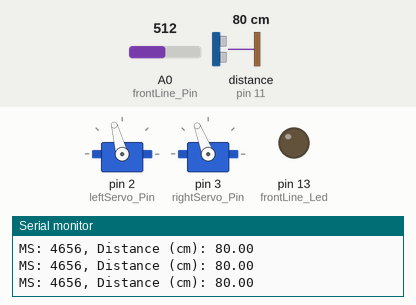
This sketch was run on a simulated Arduino Uno, built with avr-gcc and run on an emulated ATmega328P. Shown: 2 × servo, output pins drawn as LEDs (lit = HIGH), the last lines printed to the serial monitor. The inputs (shaded band) are chosen by the test bench; at power-on: A0 (frontLine_Pin) = 512, distance to the obstacle (sensor on pin 11) 80 cm. The echo pulse lasts 58.3 µs per cm.

Above: at 6.2 s.
6.3 s: A0 (frontLine_Pin) set to 56
7.8 s: A0 (frontLine_Pin) set to 48
At 8.43 s:
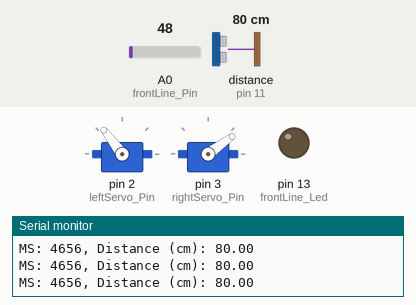
At 9.62 s:
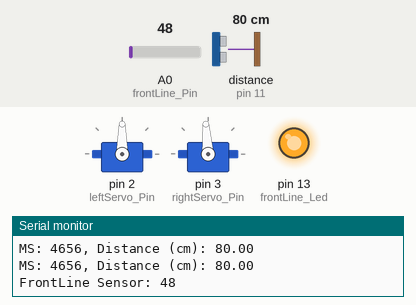
Timing chart, 0 to 16.8 s (numbered marks = the images above; inputs shaded):
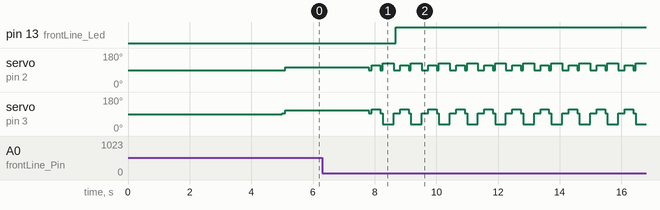

The sketch:

Main.ino
```cpp
// US defintions
#include <Ultrasonic.h>
#define TRIGGER_PIN  12
#define ECHO_PIN     11
Ultrasonic ultrasonic(TRIGGER_PIN, ECHO_PIN);

// Servo definitions
#include <Servo.h> // Include servo libs
Servo leftServo;  // Create servo object to control a servo
Servo rightServo; // Create servo object to control a servo
int leftServo_Pin = 2; // Connected to digital out 2
int rightServo_Pin = 3; // Connected to digital out 3

// Line defintions
int frontLine_Pin = 0; //connected to analog in 0
int frontLine_Led = 13;
int frontLine_Value;

// Global definitions
// Arena official diameter micro category: 38.5 cm
float trigDist = 20.0f;
boolean trigToken;
float t1, t2, t3;
float maxTime;
boolean noBreak;

void setup()
{
  pinMode(frontLine_Led, OUTPUT); //frontLine associated LED

  Serial.begin(9600);

  //startup delay
  Serial.println("Welcome to NeoThug 1.2");
  Serial.println("Starting in 5 seconds...");
  delay(5000);
  AttachServos();
  Serial.println("Motors enabled");
  Stop();
}

void loop2(){
  US();
  Serial.print("FrontLine Sensor: ");
  Serial.println(analogRead(frontLine_Pin));
  Stop();
}

void loop()
{
  //FrontLine true when white, false when black in real conditions
  Serial.print("FrontLine Sensor: ");
  Serial.println(analogRead(frontLine_Pin));
  if (FrontLine()){
    //led ON
    digitalWrite(frontLine_Led, HIGH);
  }
  else{
    //led OFF
    digitalWrite(frontLine_Led, LOW);
  }

  // Main code

  //Get current values
  if(!trigToken){
    t1 = US();
    delay(5);
    t2 = US();
    delay(5);
    t3 = US();
    delay(5);
  }

  if(!FrontLine()){
    if ((t1 < trigDist && t2 < trigDist && t3 < trigDist) || trigToken){
      trigToken = false;
      maxTime = millis() + 3500.0f;
      while(!FrontLine() && millis() < maxTime){
        Forward();
      }
//      noBreak = true;
//      while(!FrontLine() && noBreak){
//        EvasiveManeuver();
//      }
    }
    else{
      while(!FrontLine() && US() > trigDist){
        RotateCW();
      }
      Stop();
      if (US() < trigDist){
        trigToken = true;
      }
    }
  }

  if(FrontLine()){
    Stop();
    AvoidBorder();
  }
}


float US()
  {
  // US
  float cmMsec, inMsec;
  long microsec = ultrasonic.timing();

  cmMsec = ultrasonic.convert(microsec, Ultrasonic::CM);
  Serial.print("MS: ");
  Serial.print(microsec);
  Serial.print(", Distance (cm): ");
  Serial.println(cmMsec);
  return cmMsec;
  }

boolean FrontLine()
  {
  //frontLine get data
  frontLine_Value = analogRead(frontLine_Pin);
  if(frontLine_Value < 52){
    // Actual condtions
    // Return true;
    // Testing
    return true;
  }
  else{
    // Actual conditions
    //return false;
    // Testing
    return false;

  }

  }

void AttachServos(){
  leftServo.attach(leftServo_Pin);  // Attaches the servo on pin to the servo object
  rightServo.attach(rightServo_Pin); // Attaches the servo on pin to the servo object
}

void Stop(){
  //left: 82 == full stop
  // Offset to 90: -8
  //leftServo.write(82);
  leftServo.write(90);
  //right: 81 == full stop
  // Offset to 90: -9
  //rightServo.write(81);
  rightServo.write(94);
}

void Backward(){
  rightServo.write(126);
  leftServo.write(37);
}

void Forward(){
  rightServo.write(36);
  leftServo.write(127);
}

void RotateCW(){
  leftServo.write(105);
  rightServo.write(111);
}

void RotateCCW(){
  rightServo.write(36);
  leftServo.write(36);
}

void RotateCWSlow(){
  leftServo.write(92);
  rightServo.write(92);
}

void RotateCCWSlow(){
  rightServo.write(72);
  leftServo.write(72);
}

void RotateCWavg(){
  leftServo.write(115);
  rightServo.write(115);
}

void AvoidBorder(){
  Stop();
  delay(75);
  RotateCWavg();
  delay(275);
  Stop();
  delay(75);
  Forward();
  delay(350);
  Stop();
  delay(75);
}

// Not used
void EvasiveManeuver(){
  // When facing enemy for too long
  Stop();
  delay(75);
  RotateCW();
  delay(700);
  Stop();
  delay(75);
  noBreak = false;
}
```

Measured:
- the behaviour switches between 52 and 51 on A0 (frontLine_Pin) (found by bisection; images 0 and 1)
- after the input at 7.8 s, pin 13 (frontLine_Led): LOW → HIGH after 0.89 s; servo on pin 2 (leftServo_Pin): 105° → 90° at once, then repeats every 0.91 s: 115° 0.28 s, 90° 0.08 s, 127° 0.35 s, 90° 0.21 s; servo on pin 3 (rightServo_Pin): 111° → 94° at once, then repeats every 0.91 s: 115° 0.28 s, 94° 0.08 s, 36° 0.35 s, 94° 0.21 s
